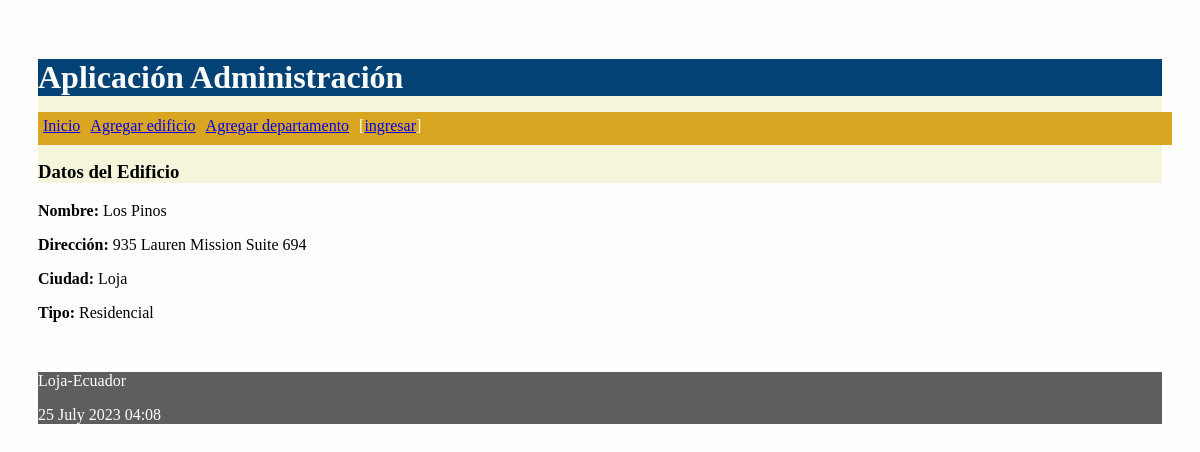
The app's page /edificio/19 with its own data.
### proyecto/models.py (models this page shows, shortened)
class Edificio(models.Model):
    opciones_tipo_edificio = (
        ('residencial', 'Residencial'),
        ('comercial', 'Comercial'),
        ('negocio', 'Negocio'),
        ('público', 'Público')
    )
    nombre = models.CharField(max_length=30)
    direccion = models.CharField(max_length=30)
    ciudad = models.CharField(max_length=30)
    tipo = models.CharField(max_length=30, choices=opciones_tipo_edificio)

### proyecto/views.py (the view)
# urls.py: path('edificio/<int:id>', views.obtener_edificio,
def obtener_edificio(request, id):
    edificio = Edificio.objects.get(pk=id)
    diccionario = {'edificio': edificio}
    return render(request, 'obtenerEdificio.html', diccionario)

### proyecto/templates/obtenerEdificio.html
{% extends "master.html" %}
{% block content %}
    <h3>Datos del Edificio</h3>
    <p><b>Nombre:</b> {{edificio.nombre}}</p>
    <p><b>Dirección:</b> {{edificio.direccion}}</p>
    <p><b>Ciudad:</b> {{edificio.ciudad}}</p>
    <p><b>Tipo:</b> {{edificio.tipo.capitalize}}</p>
    <br/>
{% endblock %}

### proyecto/static/css/estilos.css (style rules this page uses)
body { background: #FEFEFD; padding: 30px; }
h3 { margin-top: 0px; background-color: beige; }

### records on screen
Edificio: nombre "Los Pinos", direccion "935 Lauren Mission Suite 694", ciudad "Loja", tipo "Residencial"
